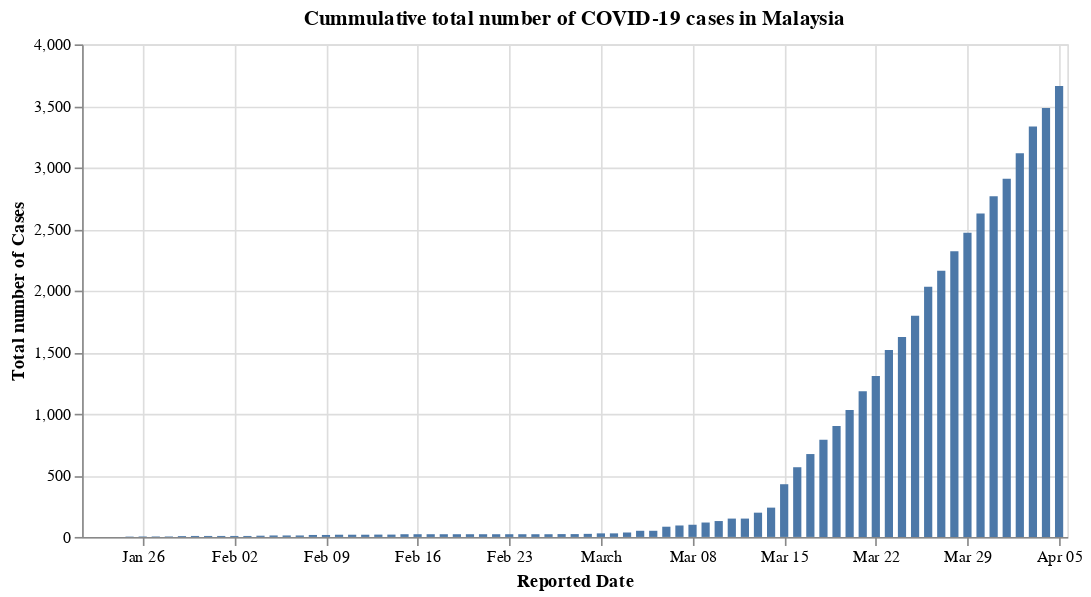

The code cell stored with this chart in its notebook:
### Code cell
#hide_input
alt.Chart(df_confirmed_my).mark_bar().encode(
    x='Reported Date:T',
    y='Total number of Cases:Q'
).properties(
    width=600,
    title='Cummulative total number of COVID-19 cases in Malaysia'
)

### Figure 1 — Vega-Lite specification as saved in the notebook (floating-point values rounded to 4 significant figures)
{"config": {"view": {"continuousWidth": 400, "continuousHeight": 300}}, "data": {"name": "data-09d42c7ac71726dd656d474b420e3f94"}, "mark": "bar", "encoding": {"x": {"type": "temporal", "field": "Reported Date"}, "y": {"type": "quantitative", "field": "Total number of Cases"}}, "title": "Cummulative total number of COVID-19 cases in Malaysia", "width": 600, "$schema": "https://vega.github.io/schema/vega-lite/v4.0.2.json", "datasets": {"data-09d42c7ac71726dd656d474b420e3f94": [{"Country": "Malaysia", "Reported Date": "2020-01-22T00:00:00", "Total number of Cases": 0}, {"Country": "Malaysia", "Reported Date": "2020-01-23T00:00:00", "Total number of Cases": 0}, {"Country": "Malaysia", "Reported Date": "2020-01-24T00:00:00", "Total number of Cases": 0}, {"Country": "Malaysia", "Reported Date": "2020-01-25T00:00:00", "Total number of Cases": 3}, {"Country": "Malaysia", "Reported Date": "2020-01-26T00:00:00", "Total number of Cases": 4}, {"Country": "Malaysia", "Reported Date": "2020-01-27T00:00:00", "Total number of Cases": 4}, {"Country": "Malaysia", "Reported Date": "2020-01-28T00:00:00", "Total number of Cases": 4}, {"Country": "Malaysia", "Reported Date": "2020-01-29T00:00:00", "Total number of Cases": 7}, {"Country": "Malaysia", "Reported Date": "2020-01-30T00:00:00", "Total number of Cases": 8}, {"Country": "Malaysia", "Reported Date": "2020-01-31T00:00:00", "Total number of Cases": 8}, {"Country": "Malaysia", "Reported Date": "2020-02-01T00:00:00", "Total number of Cases": 8}, {"Country": "Malaysia", "Reported Date": "2020-02-02T00:00:00", "Total number of Cases": 8}, {"Country": "Malaysia", "Reported Date": "2020-02-03T00:00:00", "Total number of Cases": 8}, {"Country": "Malaysia", "Reported Date": "2020-02-04T00:00:00", "Total number of Cases": 10}, {"Country": "Malaysia", "Reported Date": "2020-02-05T00:00:00", "Total number of Cases": 12}, {"Country": "Malaysia", "Reported Date": "2020-02-06T00:00:00", "Total number of Cases": 12}, {"Country": "Malaysia", "Reported Date": "2020-02-07T00:00:00", "Total number of Cases": 12}, {"Country": "Malaysia", "Reported Date": "2020-02-08T00:00:00", "Total number of Cases": 16}, {"Country": "Malaysia", "Reported Date": "2020-02-09T00:00:00", "Total number of Cases": 16}, {"Country": "Malaysia", "Reported Date": "2020-02-10T00:00:00", "Total number of Cases": 18}, {"Country": "Malaysia", "Reported Date": "2020-02-11T00:00:00", "Total number of Cases": 18}, {"Country": "Malaysia", "Reported Date": "2020-02-12T00:00:00", "Total number of Cases": 18}, {"Country": "Malaysia", "Reported Date": "2020-02-13T00:00:00", "Total number of Cases": 19}, {"Country": "Malaysia", "Reported Date": "2020-02-14T00:00:00", "Total number of Cases": 19}, {"Country": "Malaysia", "Reported Date": "2020-02-15T00:00:00", "Total number of Cases": 22}, {"Country": "Malaysia", "Reported Date": "2020-02-16T00:00:00", "Total number of Cases": 22}, {"Country": "Malaysia", "Reported Date": "2020-02-17T00:00:00", "Total number of Cases": 22}, {"Country": "Malaysia", "Reported Date": "2020-02-18T00:00:00", "Total number of Cases": 22}, {"Country": "Malaysia", "Reported Date": "2020-02-19T00:00:00", "Total number of Cases": 22}, {"Country": "Malaysia", "Reported Date": "2020-02-20T00:00:00", "Total number of Cases": 22}, {"Country": "Malaysia", "Reported Date": "2020-02-21T00:00:00", "Total number of Cases": 22}, {"Country": "Malaysia", "Reported Date": "2020-02-22T00:00:00", "Total number of Cases": 22}, {"Country": "Malaysia", "Reported Date": "2020-02-23T00:00:00", "Total number of Cases": 22}, {"Country": "Malaysia", "Reported Date": "2020-02-24T00:00:00", "Total number of Cases": 22}, {"Country": "Malaysia", "Reported Date": "2020-02-25T00:00:00", "Total number of Cases": 22}, {"Country": "Malaysia", "Reported Date": "2020-02-26T00:00:00", "Total number of Cases": 22}, {"Country": "Malaysia", "Reported Date": "2020-02-27T00:00:00", "Total number of Cases": 23}, {"Country": "Malaysia", "Reported Date": "2020-02-28T00:00:00", "Total number of Cases": 23}, {"Country": "Malaysia", "Reported Date": "2020-02-29T00:00:00", "Total number of Cases": 25}, {"Country": "Malaysia", "Reported Date": "2020-03-01T00:00:00", "Total number of Cases": 29}, {"Country": "Malaysia", "Reported Date": "2020-03-02T00:00:00", "Total number of Cases": 29}, {"Country": "Malaysia", "Reported Date": "2020-03-03T00:00:00", "Total number of Cases": 36}, {"Country": "Malaysia", "Reported Date": "2020-03-04T00:00:00", "Total number of Cases": 50}, {"Country": "Malaysia", "Reported Date": "2020-03-05T00:00:00", "Total number of Cases": 50}, {"Country": "Malaysia", "Reported Date": "2020-03-06T00:00:00", "Total number of Cases": 83}, {"Country": "Malaysia", "Reported Date": "2020-03-07T00:00:00", "Total number of Cases": 93}, {"Country": "Malaysia", "Reported Date": "2020-03-08T00:00:00", "Total number of Cases": 99}, {"Country": "Malaysia", "Reported Date": "2020-03-09T00:00:00", "Total number of Cases": 117}, {"Country": "Malaysia", "Reported Date": "2020-03-10T00:00:00", "Total number of Cases": 129}, {"Country": "Malaysia", "Reported Date": "2020-03-11T00:00:00", "Total number of Cases": 149}, {"Country": "Malaysia", "Reported Date": "2020-03-12T00:00:00", "Total number of Cases": 149}, {"Country": "Malaysia", "Reported Date": "2020-03-13T00:00:00", "Total number of Cases": 197}, {"Country": "Malaysia", "Reported Date": "2020-03-14T00:00:00", "Total number of Cases": 238}, {"Country": "Malaysia", "Reported Date": "2020-03-15T00:00:00", "Total number of Cases": 428}, {"Country": "Malaysia", "Reported Date": "2020-03-16T00:00:00", "Total number of Cases": 566}, {"Country": "Malaysia", "Reported Date": "2020-03-17T00:00:00", "Total number of Cases": 673}, {"Country": "Malaysia", "Reported Date": "2020-03-18T00:00:00", "Total number of Cases": 790}, {"Country": "Malaysia", "Reported Date": "2020-03-19T00:00:00", "Total number of Cases": 900}, {"Country": "Malaysia", "Reported Date": "2020-03-20T00:00:00", "Total number of Cases": 1030}, {"Country": "Malaysia", "Reported Date": "2020-03-21T00:00:00", "Total number of Cases": 1183}, {"Country": "Malaysia", "Reported Date": "2020-03-22T00:00:00", "Total number of Cases": 1306}, {"Country": "Malaysia", "Reported Date": "2020-03-23T00:00:00", "Total number of Cases": 1518}, {"Country": "Malaysia", "Reported Date": "2020-03-24T00:00:00", "Total number of Cases": 1624}, {"Country": "Malaysia", "Reported Date": "2020-03-25T00:00:00", "Total number of Cases": 1796}, {"Country": "Malaysia", "Reported Date": "2020-03-26T00:00:00", "Total number of Cases": 2031}, {"Country": "Malaysia", "Reported Date": "2020-03-27T00:00:00", "Total number of Cases": 2161}, {"Country": "Malaysia", "Reported Date": "2020-03-28T00:00:00", "Total number of Cases": 2320}, {"Country": "Malaysia", "Reported Date": "2020-03-29T00:00:00", "Total number of Cases": 2470}, {"Country": "Malaysia", "Reported Date": "2020-03-30T00:00:00", "Total number of Cases": 2626}, {"Country": "Malaysia", "Reported Date": "2020-03-31T00:00:00", "Total number of Cases": 2766}, {"Country": "Malaysia", "Reported Date": "2020-04-01T00:00:00", "Total number of Cases": 2908}, {"Country": "Malaysia", "Reported Date": "2020-04-02T00:00:00", "Total number of Cases": 3116}, {"Country": "Malaysia", "Reported Date": "2020-04-03T00:00:00", "Total number of Cases": 3333}, {"Country": "Malaysia", "Reported Date": "2020-04-04T00:00:00", "Total number of Cases": 3483}, {"Country": "Malaysia", "Reported Date": "2020-04-05T00:00:00", "Total number of Cases": 3662}]}}
